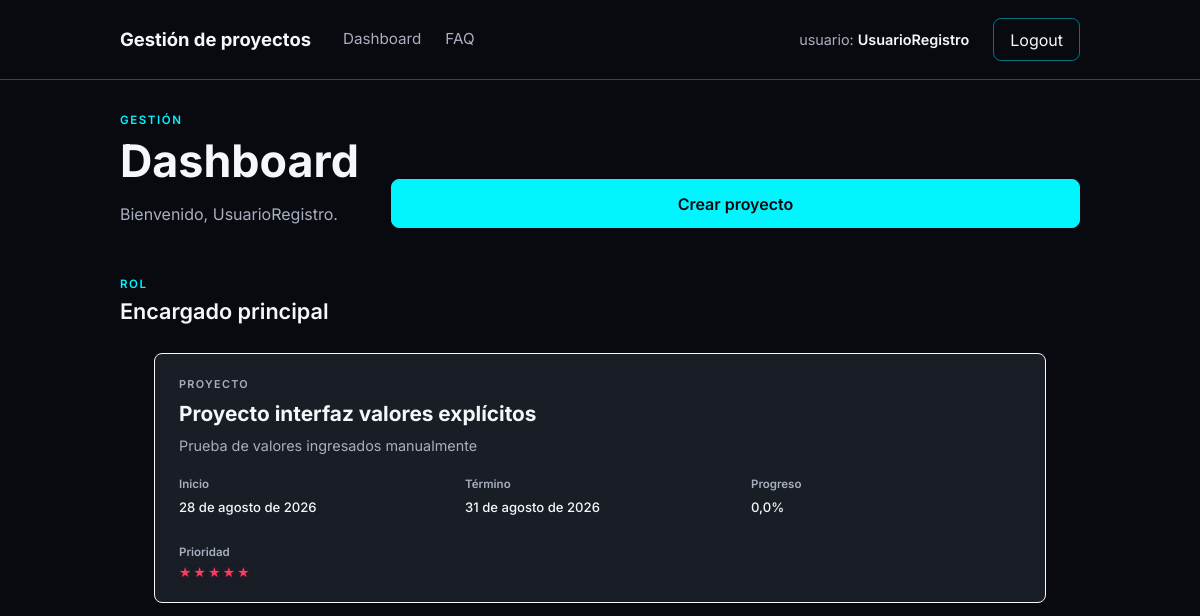
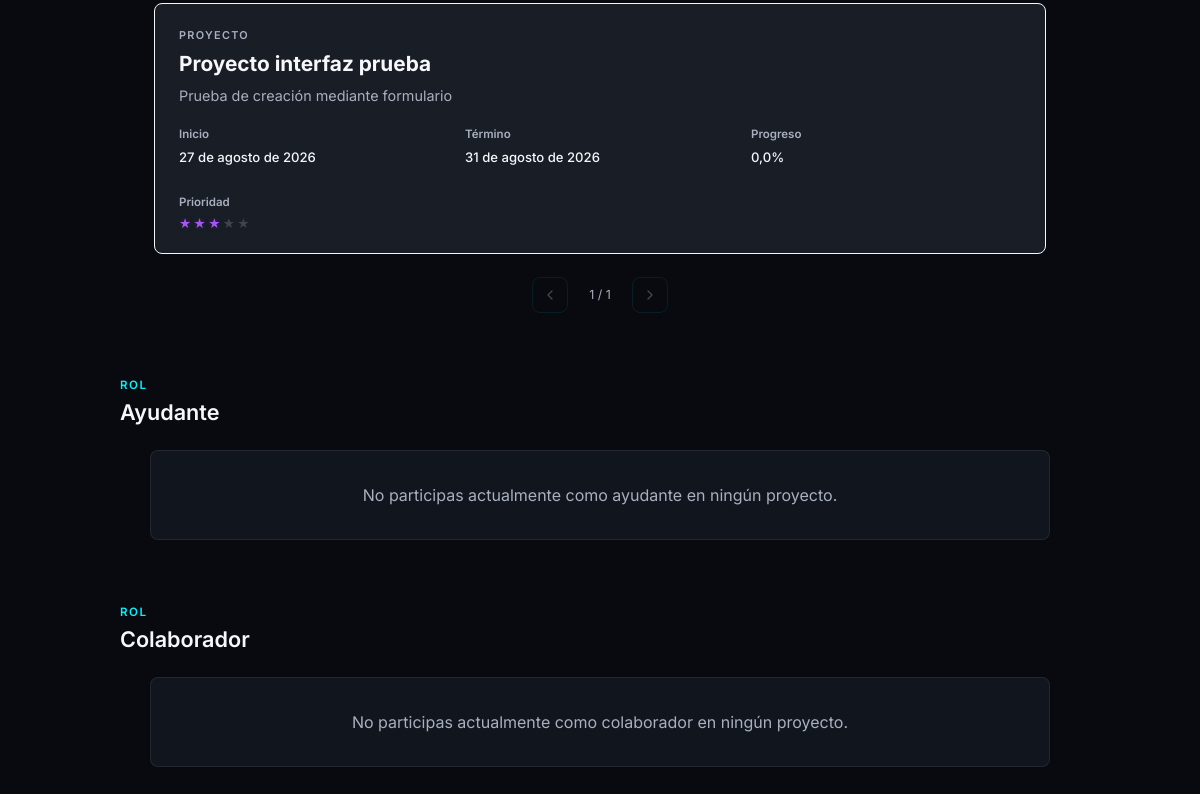
Before: /dashboard/ (signed in) with the older database file (2 pictures, top to bottom).
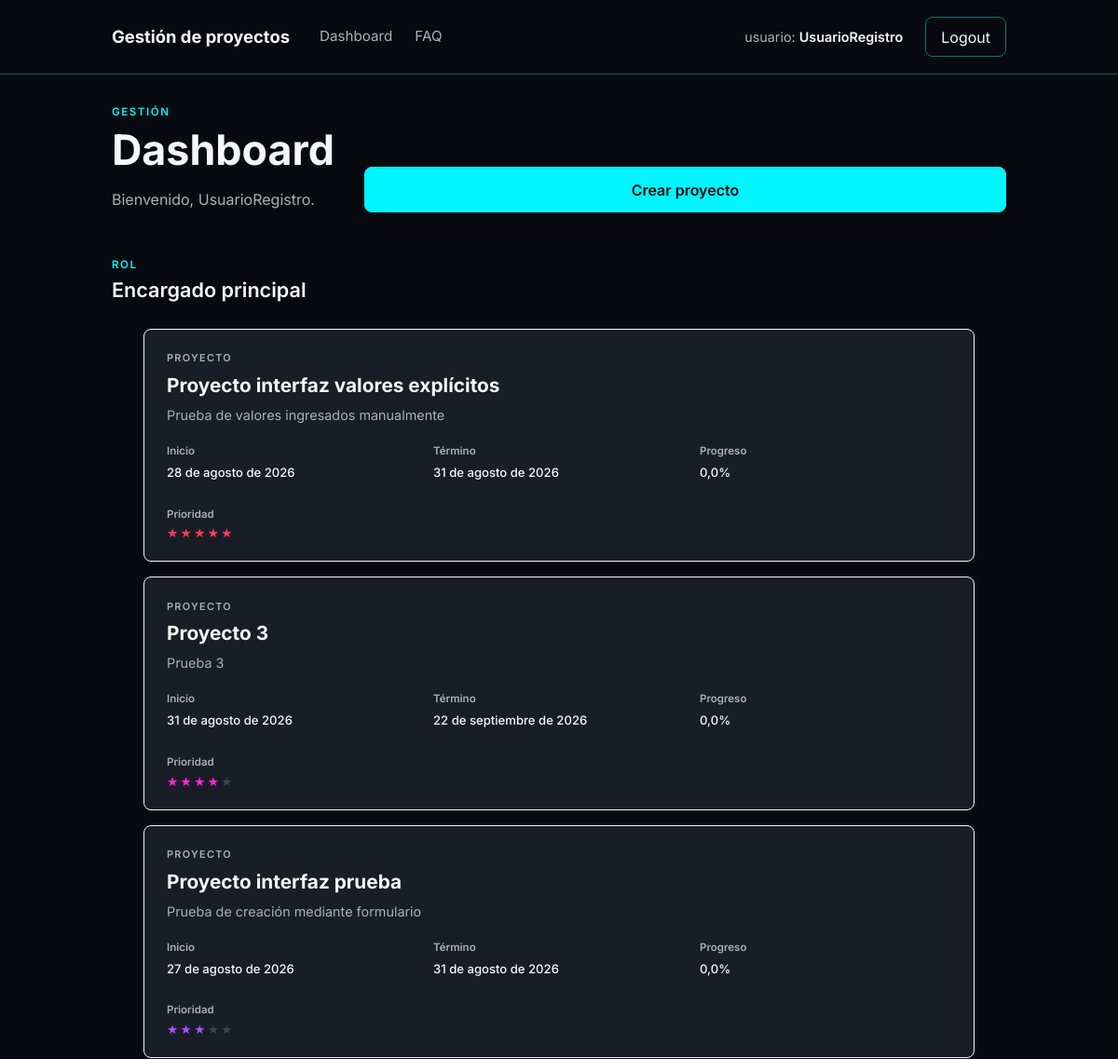
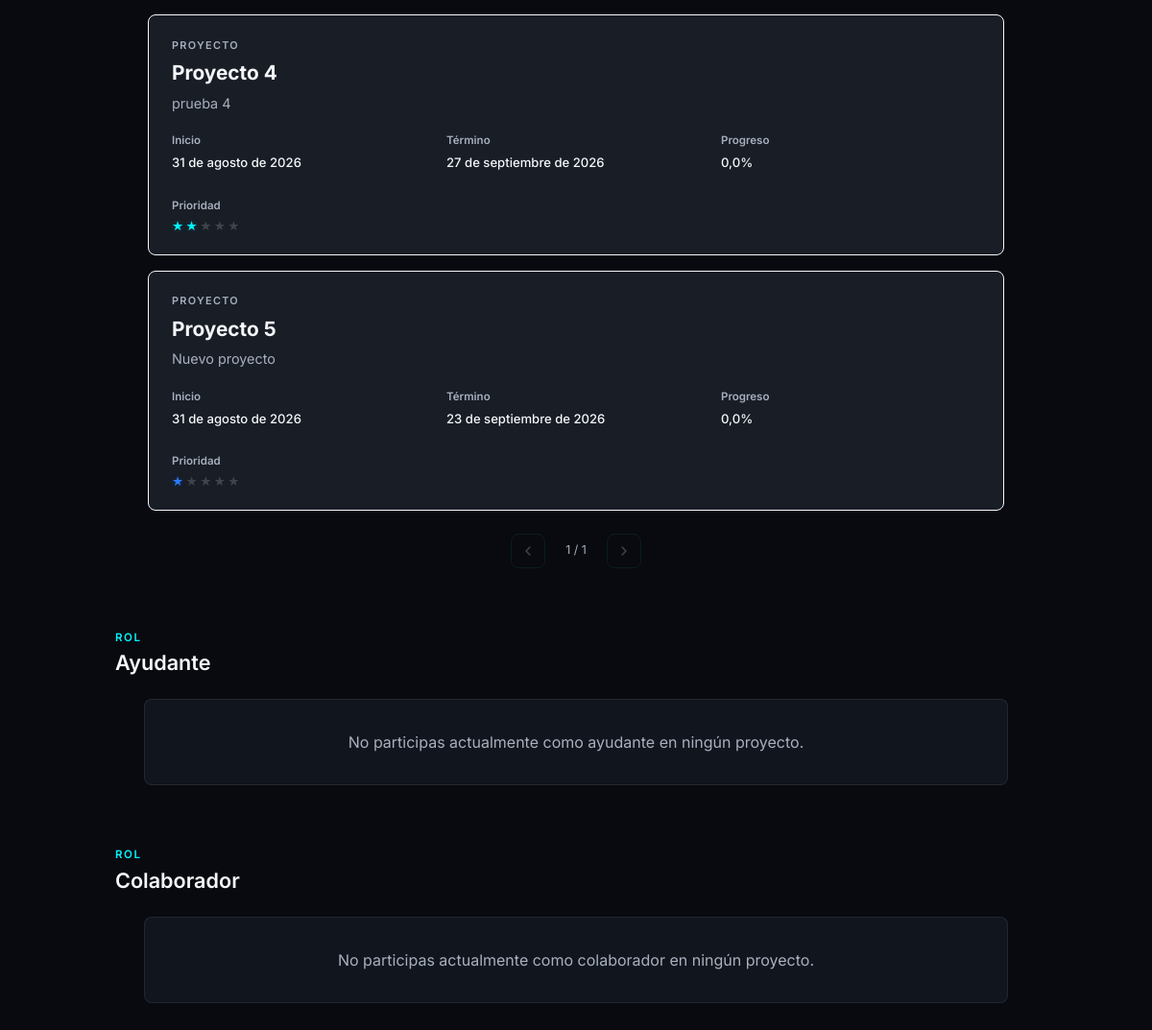
After: the same page with the newer database file (2 pictures, top to bottom).
### core/models.py (models this page shows, shortened)
class Proyecto(models.Model):
    nombre = models.CharField(max_length=100)
    descripcion = models.TextField()
    fecha_inicio = models.DateField()
    fecha_termino = models.DateField()
    prioridad = models.PositiveSmallIntegerField(
        choices=[
            (1, "1 estrella"),
            (2, "2 estrellas"),
            (3, "3 estrellas"),
            (4, "4 estrellas"),
            (5, "5 estrellas"),
        ],
        default=3,
    )
    eliminado = models.BooleanField(default=False)

### core/views.py (the view)
# urls.py: path('dashboard/', dashboard, name='dashboard'),
@login_required
def dashboard(request):
    proyectos = obtener_proyectos_dashboard(request.user)
    contexto = {
        'usuario': request.user,
        **proyectos,
    }
    return render(request, 'dashboard.html', contexto)

### templates/dashboard.html (shortened to what this page needs)
{% extends "base.html" %}
{% block content %}
<section class="dashboard">
    <header class="dashboard-encabezado">
        <div>
            <span class="etiqueta-seccion">GESTIÓN</span>
            <h1>Dashboard</h1>
            <p class="texto-secundario">
                Bienvenido, {{ usuario.username }}.
            </p>
        </div>
        <a href="{% url 'crear_proyecto' %}" class="boton boton-principal">
            Crear proyecto
        </a>
    </header>
    <div class="visores-proyectos">
        <section class="visor-proyectos">
            <header class="visor-encabezado">
                <div>
                    <span class="etiqueta-seccion">ROL</span>
                    <h2>Encargado principal</h2>
                </div>
            </header>
            {% if proyectos_encargado %}
                <div class="carrusel-proyectos" data-carrusel>
                    <div class="carrusel-ventana">
                        <div class="carrusel-pista">
                            {% for proyecto in proyectos_encargado %}
                                <a
                                    href="{% url 'detalle_proyecto' proyecto.id %}"
                                    class="tarjeta-proyecto"
                                >
                                    <span class="tarjeta-etiqueta">
                                        PROYECTO
                                    </span>
                                    <h3 class="tarjeta-titulo">
                                        {{ proyecto.nombre }}
                                    </h3>
                                    <p class="tarjeta-descripcion">
                                        {{ proyecto.descripcion }}
                                    </p>
                                    <div class="tarjeta-datos">
                                        <div class="tarjeta-dato">
                                            <span>Inicio</span>
                                            <strong>{{ proyecto.fecha_inicio }}</strong>
                                        </div>
                                        <div class="tarjeta-dato">
                                            <span>Término</span>
                                            <strong>{{ proyecto.fecha_termino }}</strong>
                                        </div>
                                        <div class="tarjeta-dato">
                                            <span>Progreso</span>
                                            <strong>{{ proyecto.progreso }}%</strong>
                                        </div>
                                    </div>
                                    <div class="tarjeta-prioridad">
                                        <span>Prioridad</span>
                                        <div
                                            class="estrellas-prioridad prioridad-{{ proyecto.prioridad }}"
                                            aria-label="Prioridad {{ proyecto.prioridad }} de 5"
                                        >
                                            {% for estrella in "12345" %}
                                                {% if forloop.counter <= proyecto.prioridad %}
                                                    <span class="estrella estrella-activa">★</span>
                                                {% else %}
                                                    <span class="estrella">★</span>
                                                {% endif %}
                                            {% endfor %}
                                        </div>
                                    </div>
                                </a>
                            {% endfor %}
                        </div>
                    </div>
                    <div class="carrusel-controles">
                        <button
                            type="button"
                            class="carrusel-boton"
                            data-carrusel-anterior
                            aria-label="Ver proyectos anteriores"
                        >
                            <i data-lucide="chevron-left"></i>
                        </button>
                        <span class="carrusel-indicador" data-carrusel-indicador>
                        </span>
                        <button
                            type="button"
                            class="carrusel-boton"
                            data-carrusel-siguiente
                            aria-label="Ver siguientes proyectos"
                        >
                            <i data-lucide="chevron-right"></i>
                        </button>
                    </div>
                </div>
            {% else %}
                <div class="visor-vacio">
                    <p>No tienes proyectos como encargado principal.</p>
                </div>
            {% endif %}
        </section>
        <section class="visor-proyectos">
            <header class="visor-encabezado">
                <div>
                    <span class="etiqueta-seccion">ROL</span>
                    <h2>Ayudante</h2>
                </div>
            </header>
            {% if proyectos_ayudante %}
                <div class="carrusel-proyectos" data-carrusel>
                    <div class="carrusel-ventana">
                        <div class="carrusel-pista">
                            {% for proyecto in proyectos_ayudante %}
                                <a
                                    href="{% url 'detalle_proyecto' proyecto.id %}"
                                    class="tarjeta-proyecto"
                                >
                                    <span class="tarjeta-etiqueta">
                                        PROYECTO
                                    </span>
                                    <h3 class="tarjeta-titulo">
                                        {{ proyecto.nombre }}
                                    </h3>
                                    <p class="tarjeta-descripcion">
                                        {{ proyecto.descripcion }}
                                    </p>
                                    <div class="tarjeta-datos">
                                        <div class="tarjeta-dato">
                                            <span>Inicio</span>
                                            <strong>{{ proyecto.fecha_inicio }}</strong>
                                        </div>
                                        <div class="tarjeta-dato">
                                            <span>Término</span>
                                            <strong>{{ proyecto.fecha_termino }}</strong>
                                        </div>
                                        <div class="tarjeta-dato">
                                            <span>Progreso</span>
                                            <strong>{{ proyecto.progreso }}%</strong>
                                        </div>
                                    </div>
                                    <div class="tarjeta-prioridad">
                                        <span>Prioridad</span>
                                        <div
                                            class="estrellas-prioridad prioridad-{{ proyecto.prioridad }}"
                                            aria-label="Prioridad {{ proyecto.prioridad }} de 5"
                                        >
                                            {% for estrella in "12345" %}
                                                {% if forloop.counter <= proyecto.prioridad %}
                                                    <span class="estrella estrella-activa">★</span>
                                                {% else %}
                                                    <span class="estrella">★</span>
                                                {% endif %}
                                            {% endfor %}
                                        </div>
                                    </div>
                                </a>
                            {% endfor %}
                        </div>
                    </div>
                    <div class="carrusel-controles">
                        <button
                            type="button"
                            class="carrusel-boton"
                            data-carrusel-anterior
                            aria-label="Ver proyectos anteriores"
                        >
                            <i data-lucide="chevron-left"></i>
                        </button>
                        <span class="carrusel-indicador" data-carrusel-indicador>
                            1
                        </span>
                        <button
                            type="button"
                            class="carrusel-boton"
                            data-carrusel-siguiente
                            aria-label="Ver siguientes proyectos"
                        >
                            <i data-lucide="chevron-right"></i>
                        </button>
                    </div>
                </div>
            {% else %}
                <div class="visor-vacio">
                    <p>No participas actualmente como ayudante en ningún proyecto.</p>
                </div>
            {% endif %}
        </section>
        <section class="visor-proyectos">
            <header class="visor-encabezado">
                <div>
                    <span class="etiqueta-seccion">ROL</span>
                    <h2>Colaborador</h2>
                </div>
            </header>
            {% if proyectos_colaborador %}
                <div class="carrusel-proyectos" data-carrusel>
                    <div class="carrusel-ventana">
                        <div class="carrusel-pista">
                            {% for proyecto in proyectos_colaborador %}
                                <a
                                    href="{% url 'detalle_proyecto' proyecto.id %}"
                                    class="tarjeta-proyecto"
                                >
                                    <span class="tarjeta-etiqueta">
                                        PROYECTO
                                    </span>
                                    <h3 class="tarjeta-titulo">
                                        {{ proyecto.nombre }}
                                    </h3>
                                    <p class="tarjeta-descripcion">
                                        {{ proyecto.descripcion }}
                                    </p>
                                    <div class="tarjeta-datos">
                                        <div class="tarjeta-dato">
                                            <span>Inicio</span>
                                            <strong>{{ proyecto.fecha_inicio }}</strong>
                                        </div>
                                        <div class="tarjeta-dato">
                                            <span>Término</span>
                                            <strong>{{ proyecto.fecha_termino }}</strong>
                                        </div>
                                        <div class="tarjeta-dato">
                                            <span>Progreso</span>
                                            <strong>{{ proyecto.progreso }}%</strong>
                                        </div>
                                    </div>
                                    <div class="tarjeta-prioridad">
                                        <span>Prioridad</span>
                                        <div
                                            class="estrellas-prioridad prioridad-{{ proyecto.prioridad }}"
                                            aria-label="Prioridad {{ proyecto.prioridad }} de 5"
                                        >
                                            {% for estrella in "12345" %}
                                                {% if forloop.counter <= proyecto.prioridad %}
                                                    <span class="estrella estrella-activa">★</span>
                                                {% else %}
                                                    <span class="estrella">★</span>
                                                {% endif %}
                                            {% endfor %}
                                        </div>
                                    </div>
                                </a>
                            {% endfor %}
                        </div>
                    </div>
                    <div class="carrusel-controles">
                        <button
                            type="button"
                            class="carrusel-boton"
                            data-carrusel-anterior
                            aria-label="Ver proyectos anteriores"
                        >
                            <i data-lucide="chevron-left"></i>
                        </button>
                        <span class="carrusel-indicador" data-carrusel-indicador>
                            1
                        </span>
                        <button
                            type="button"
                            class="carrusel-boton"
                            data-carrusel-siguiente
                            aria-label="Ver siguientes proyectos"
                        >
                            <i data-lucide="chevron-right"></i>
                        </button>
                    </div>
                </div>
            {% else %}
                <div class="visor-vacio">
                    <p>No participas actualmente como colaborador en ningún proyecto.</p>
                </div>
            {% endif %}
        </section>
    </div>
</section>
{% endblock %}

### templates/base.html (shortened to what this page needs)
{% load static %}
<!DOCTYPE html>
<html lang="es">
<head>
    <link href="https://cdn.jsdelivr.net/npm/bootstrap@5.3.8/dist/css/bootstrap.min.css" rel="stylesheet">
    <link rel="stylesheet" href="{% static 'css/style.css' %}">
</head>
<body>
    {% if user.is_authenticated %}
        <nav class="navbar-principal">
            <div class="navbar-contenido">
                <div class="navbar-izquierda">
                    <a href="{% url 'dashboard' %}" class="navbar-marca">
                        Gestión de proyectos
                    </a>
                    <div class="navbar-enlaces">
                        <a href="{% url 'dashboard' %}" class="navbar-enlace">
                            Dashboard
                        </a>
                        <a href="{% url 'faq' %}" class="navbar-enlace">
                            FAQ
                        </a>
                    </div>
                </div>
                <div class="navbar-derecha">
                    <span class="navbar-usuario">
                        <span class="navbar-usuario-etiqueta">
                            usuario:
                        </span>
                        <strong>
                            {{ user.username }}
                        </strong>
                    </span>
                    <form method="post" action="{% url 'logout' %}">
                        <button type="submit" class="boton boton-navbar">
                            Logout
                        </button>
                    </form>
                </div>
            </div>
        </nav>
    {% endif %}
    <main class="contenido-principal">
        {% block content %}
        {% endblock %}
    </main>
</body>
</html>

Changed rows visible on the page:
added Proyecto: nombre "Proyecto 3", descripcion "Prueba 3", fecha_inicio "31 de agosto de 2026", fecha_termino "22 de septiembre de 2026", progreso "0,0", prioridad 4 (drawn)
added Proyecto: nombre "Proyecto 4", descripcion "prueba 4", fecha_inicio "31 de agosto de 2026", fecha_termino "27 de septiembre de 2026", progreso "0,0", prioridad 2 (drawn)
added Proyecto: nombre "Proyecto 5", descripcion "Nuevo proyecto", fecha_inicio "31 de agosto de 2026", fecha_termino "23 de septiembre de 2026", progreso "0,0", prioridad 1 (drawn)
